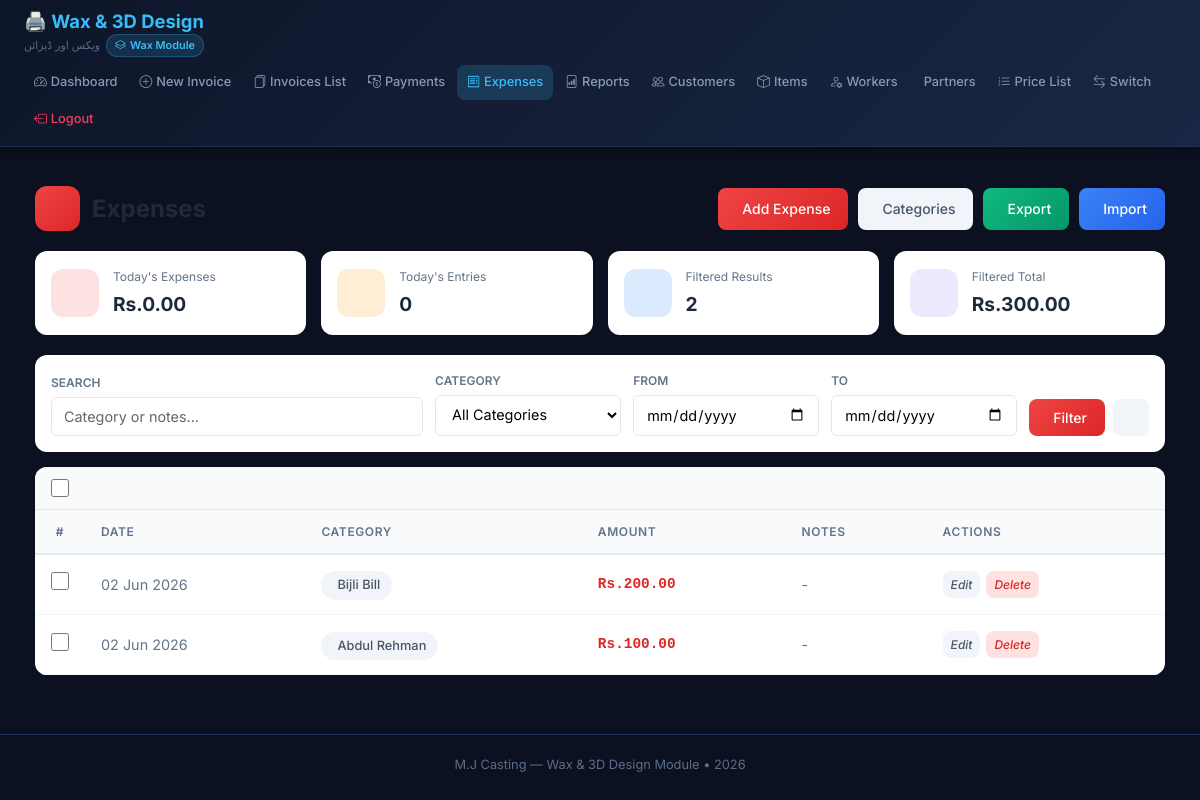
The app's page /wax/expenses.php (signed in) with its own data.
### tables this page shows
CREATE TABLE `wax_expenses` (
  `id` int(11) NOT NULL,
  `expense_date` date NOT NULL,
  `category` varchar(100) NOT NULL,
  `amount` decimal(10,2) NOT NULL,
  `notes` text DEFAULT NULL,
  `created_at` timestamp NOT NULL DEFAULT current_timestamp()
);

### wax/expenses.php (the view, shortened to what this page needs)
<?php
$pdo = getDB();
$search = $_GET['search'] ?? '';
$dateFrom = $_GET['date_from'] ?? '';
$dateTo = $_GET['date_to'] ?? '';
$page = max(1, intval($_GET['page'] ?? 1));
$limit = 20;
$offset = ($page - 1) * $limit;
$where = "WHERE 1=1";
$params = [];
$stmtCount = $pdo->prepare("SELECT COUNT(*) as total_count, COALESCE(SUM(amount), 0) as total_amount FROM wax_expenses $where");
$stmtCount->execute($params);
$countResult = $stmtCount->fetch(PDO::FETCH_ASSOC);
$total_rows = intval($countResult['total_count'] ?? 0);
$total_amount = floatval($countResult['total_amount'] ?? 0);
$sql = "SELECT * FROM wax_expenses $where ORDER BY expense_date DESC, id DESC LIMIT $limit OFFSET $offset";
$stmt = $pdo->prepare($sql);
$stmt->execute($params);
$expenses = $stmt->fetchAll(PDO::FETCH_ASSOC);
$todayStmt = $pdo->query("SELECT COUNT(*) as today_count, COALESCE(SUM(amount), 0) as today_amount FROM wax_expenses WHERE expense_date = CURDATE()");
$todayStats = $todayStmt->fetch(PDO::FETCH_ASSOC);
$todayCount = intval($todayStats['today_count'] ?? 0);
$todayAmount = floatval($todayStats['today_amount'] ?? 0);
include __DIR__ . '/templates/header.php';
?>
<div class="expenses-page">
    <div class="page-header">
        <div class="page-title">
            <div class="icon"><i class="fas fa-receipt"></i></div>
            <h1>Expenses</h1>
        </div>
        <div class="header-actions">
            <a href="expense_create.php" class="btn btn-primary">
                <i class="fas fa-plus"></i> Add Expense
            </a>
            <a href="expense_categories.php" class="btn btn-secondary">
                <i class="fas fa-tags"></i> Categories
            </a>
            <a href="export.php?type=expenses" class="btn btn-success">
                <i class="fas fa-download"></i> Export
            </a>
            <a href="import.php?type=expenses" class="btn btn-info">
                <i class="fas fa-upload"></i> Import
            </a>
        </div>
    </div>
    <div class="stats-row">
        <div class="stat-card">
            <div class="stat-icon red"><i class="fas fa-rupee-sign"></i></div>
            <div class="stat-info">
                <small>Today's Expenses</small>
                <strong>Rs.<?= number_format($todayAmount, 2) ?></strong>
            </div>
        </div>
        <div class="stat-card">
            <div class="stat-icon orange"><i class="fas fa-file-invoice"></i></div>
            <div class="stat-info">
                <small>Today's Entries</small>
                <strong><?= $todayCount ?></strong>
            </div>
        </div>
        <div class="stat-card">
            <div class="stat-icon blue"><i class="fas fa-filter"></i></div>
            <div class="stat-info">
                <small>Filtered Results</small>
                <strong><?= number_format($total_rows) ?></strong>
            </div>
        </div>
        <div class="stat-card">
            <div class="stat-icon purple"><i class="fas fa-calculator"></i></div>
            <div class="stat-info">
                <small>Filtered Total</small>
                <strong>Rs.<?= number_format($total_amount, 2) ?></strong>
            </div>
        </div>
    </div>
    <div class="filter-card">
        <form method="GET">
            <div class="filter-row">
                <div class="filter-group" style="flex: 2;">
                    <label><i class="fas fa-search"></i> Search</label>
                    <input type="text" name="search" class="filter-input"
                           placeholder="Category or notes..." value="<?= htmlspecialchars($search) ?>">
                </div>
                <div class="filter-group">
                    <label><i class="fas fa-tag"></i> Category</label>
                    <select name="category" class="filter-input">
                        <option value="">All Categories</option>
                    </select>
                </div>
                <div class="filter-group">
                    <label><i class="fas fa-calendar"></i> From</label>
                    <input type="date" name="date_from" class="filter-input" value="<?= htmlspecialchars($dateFrom) ?>">
                </div>
                <div class="filter-group">
                    <label><i class="fas fa-calendar"></i> To</label>
                    <input type="date" name="date_to" class="filter-input" value="<?= htmlspecialchars($dateTo) ?>">
                </div>
                <div class="filter-actions">
                    <button type="submit" class="btn btn-primary"><i class="fas fa-search"></i> Filter</button>
                    <a href="expenses.php" class="btn btn-secondary"><i class="fas fa-times"></i></a>
                </div>
            </div>
        </form>
    </div>
    <form method="POST" id="bulkForm">
        <div class="table-card">
            <div class="table-header">
                <div class="table-header-left">
                    <input type="checkbox" class="custom-checkbox" id="selectAll" onclick="toggleAll(this)">
                </div>
            </div>
            <div class="table-scroll">
                <table>
                    <thead>
                        <tr>
                            <th class="checkbox-cell">#</th>
                            <th>Date</th>
                            <th>Category</th>
                            <th>Amount</th>
                            <th>Notes</th>
                            <th>Actions</th>
                        </tr>
                    </thead>
                    <tbody>
                        <?php if (empty($expenses)): ?>
                            <tr>
                                <td colspan="6">
                                    <div class="empty-state">
                                        <i class="fas fa-inbox"></i>
                                        <p>No expenses found</p>
                                    </div>
                                </td>
                            </tr>
                        <?php else: ?>
                            <?php foreach ($expenses as $ex): ?>
                                <tr data-id="<?= $ex['id'] ?>">
                                    <td class="checkbox-cell">
                                        <input type="checkbox" name="bulk_delete_ids[]" value="<?= $ex['id'] ?>"
                                               class="row-checkbox custom-checkbox" onchange="updateSelection()">
                                    </td>
                                    <td class="date-cell" data-label="Date">
                                        <?= date('d M Y', strtotime($ex['expense_date'])) ?>
                                    </td>
                                    <td data-label="Category">
                                        <span class="category-badge">
                                            <?= htmlspecialchars($ex['category']) ?>
                                        </span>
                                    </td>
                                    <td class="amount-cell" data-label="Amount">
                                        Rs.<?= number_format(floatval($ex['amount']), 2) ?>
                                    </td>
                                    <td class="notes-cell" data-label="Notes" title="<?= htmlspecialchars($ex['notes'] ?? '') ?>">
                                        <?= htmlspecialchars($ex['notes'] ?? '') ?: '-' ?>
                                    </td>
                                    <td data-label="Actions">
                                        <div class="action-btns">
                                            <a href="expense_edit.php?id=<?= $ex['id'] ?>" class="btn btn-secondary btn-xs">
                                                <i class="fas fa-edit">Edit</i>
                                            </a>
                                            <button type="button" class="btn btn-danger btn-xs" onclick="deleteSingle(<?= $ex['id'] ?>)">
                                                <i class="fas fa-trash">Delete</i>
                                            </button>
                                        </div>
                                    </td>
                                </tr>
                            <?php endforeach; ?>
                        <?php endif; ?>
                    </tbody>
                </table>
            </div>
        </div>
    </form>
</div>
<?php include __DIR__ . '/templates/footer.php'; ?>

### wax/templates/header.php (style rules this page uses)
*, *::before, *::after { box-sizing: border-box; margin: 0; padding: 0; }
:root { --primary: #38bdf8; --primary-dark: #0284c7; --success: #10b981; --danger: #f43f5e; --warning: #f59e0b; --border: #1e3050; --bg-card: #131c31; --bg-body: #0b1120; --text-primary: #e8edf5; --text-secondary: #8899b4; --text-muted: #5a6d8a; --shadow: 0 2px 8px rgba(0,0,0,0.3); }
html, body { width: 100%; min-height: 100vh; font-family: 'Inter', -apple-system, sans-serif; background: var(--bg-body); color: var(--text-primary); line-height: 1.6; }
label { display: block; margin-bottom: 6px; font-weight: 500; font-size: 0.85rem; color: var(--text-secondary); }
input, select, textarea { width: 100%; padding: 10px 14px; border: 1px solid var(--border); border-radius: 8px; font-size: 0.9rem; background: #fff; color: #000; font-family: 'Inter', sans-serif; transition: border-color 0.2s; }
input::placeholder, textarea::placeholder { color: #666; opacity: 1; }
select option { background: #fff; color: #000; padding: 5px; }
select option:checked { background: #38bdf8; color: #000; }
table { width: 100%; border-collapse: collapse; }
th, td { padding: 10px 12px; text-align: left; border-bottom: 1px solid var(--border); font-size: 0.88rem; }
th { background: #1a2744; color: var(--text-secondary); font-weight: 600; font-size: 0.78rem; text-transform: uppercase; letter-spacing: 0.05em; }
.btn { display: inline-flex; align-items: center; gap: 5px; padding: 9px 18px; border-radius: 8px; font-size: 0.85rem; font-weight: 600; text-decoration: none; border: none; cursor: pointer; transition: all 0.2s; font-family: 'Inter', sans-serif; }
.btn-primary { background: var(--primary); color: #000; }
.btn-success { background: var(--success); color: #fff; }
.btn-danger { background: var(--danger); color: #fff; }
.btn-secondary { background: #1a2744; color: var(--text-primary); border: 1px solid var(--border); }

### records on screen
wax_expenses: expense_date "02 Jun 2026", category "Bijli Bill", amount "200.00", notes "-"
wax_expenses: expense_date "02 Jun 2026", category "Abdul Rehman", amount "100.00", notes "-"

### other values on screen
$todayAmount "0.00"
$todayCount "0"
$total_rows "2"
$total_amount "300.00"
